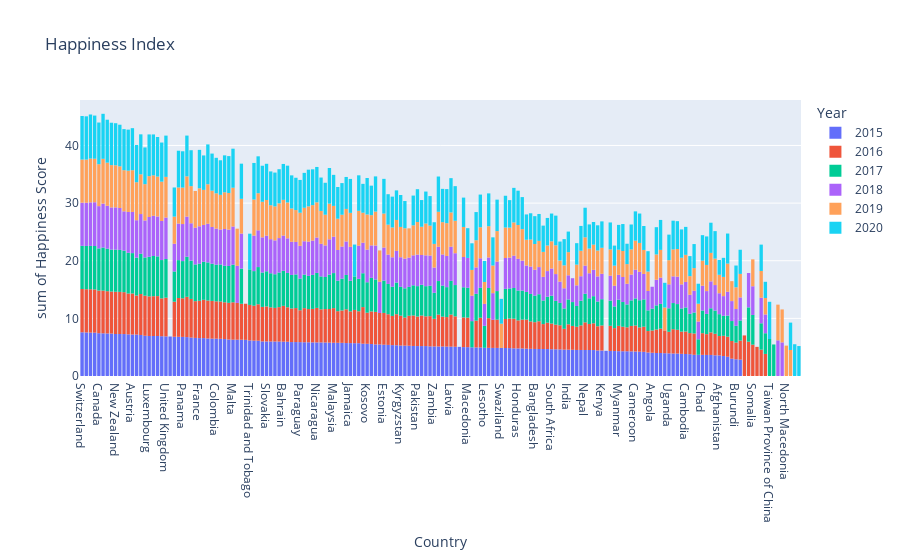

Here is the notebook cell this chart was saved with:
### Code cell
px = px.histogram(df, x='Country', y='Happiness Score', color='Year', title='Happiness Index')
px.show()

### Figure 1 — Plotly figure (JSON) as saved in the notebook; plotly's stock layout.template omitted (floating-point values rounded to 4 significant figures; data arrays with more than 128 entries replaced by an {"elided": "..."} marker saying what was removed)
{"data": [{"alignmentgroup": "True", "bingroup": "x", "histfunc": "sum", "hovertemplate": "Year=2015<br>Country=%{x}<br>sum of Happiness Score=%{y}<extra></extra>", "legendgroup": "2015", "marker": {"color": "#636efa", "pattern": {"shape": ""}}, "name": "2015", "offsetgroup": "2015", "orientation": "v", "showlegend": true, "type": "histogram", "x": {"elided": "158 str values"}, "xaxis": "x", "y": {"elided": "158 float values"}, "yaxis": "y"}, {"alignmentgroup": "True", "bingroup": "x", "histfunc": "sum", "hovertemplate": "Year=2016<br>Country=%{x}<br>sum of Happiness Score=%{y}<extra></extra>", "legendgroup": "2016", "marker": {"color": "#EF553B", "pattern": {"shape": ""}}, "name": "2016", "offsetgroup": "2016", "orientation": "v", "showlegend": true, "type": "histogram", "x": {"elided": "157 str values"}, "xaxis": "x", "y": {"elided": "157 float values"}, "yaxis": "y"}, {"alignmentgroup": "True", "bingroup": "x", "histfunc": "sum", "hovertemplate": "Year=2017<br>Country=%{x}<br>sum of Happiness Score=%{y}<extra></extra>", "legendgroup": "2017", "marker": {"color": "#00cc96", "pattern": {"shape": ""}}, "name": "2017", "offsetgroup": "2017", "orientation": "v", "showlegend": true, "type": "histogram", "x": {"elided": "155 str values"}, "xaxis": "x", "y": {"elided": "155 float values"}, "yaxis": "y"}, {"alignmentgroup": "True", "bingroup": "x", "histfunc": "sum", "hovertemplate": "Year=2018<br>Country=%{x}<br>sum of Happiness Score=%{y}<extra></extra>", "legendgroup": "2018", "marker": {"color": "#ab63fa", "pattern": {"shape": ""}}, "name": "2018", "offsetgroup": "2018", "orientation": "v", "showlegend": true, "type": "histogram", "x": {"elided": "156 str values"}, "xaxis": "x", "y": {"elided": "156 float values"}, "yaxis": "y"}, {"alignmentgroup": "True", "bingroup": "x", "histfunc": "sum", "hovertemplate": "Year=2019<br>Country=%{x}<br>sum of Happiness Score=%{y}<extra></extra>", "legendgroup": "2019", "marker": {"color": "#FFA15A", "pattern": {"shape": ""}}, "name": "2019", "offsetgroup": "2019", "orientation": "v", "showlegend": true, "type": "histogram", "x": {"elided": "156 str values"}, "xaxis": "x", "y": {"elided": "156 float values"}, "yaxis": "y"}, {"alignmentgroup": "True", "bingroup": "x", "histfunc": "sum", "hovertemplate": "Year=2020<br>Country=%{x}<br>sum of Happiness Score=%{y}<extra></extra>", "legendgroup": "2020", "marker": {"color": "#19d3f3", "pattern": {"shape": ""}}, "name": "2020", "offsetgroup": "2020", "orientation": "v", "showlegend": true, "type": "histogram", "x": {"elided": "153 str values"}, "xaxis": "x", "y": {"elided": "153 float values"}, "yaxis": "y"}], "layout": {"barmode": "relative", "legend": {"title": {"text": "Year"}, "tracegroupgap": 0}, "title": {"text": "Happiness Index"}, "xaxis": {"anchor": "y", "domain": [0, 1], "title": {"text": "Country"}}, "yaxis": {"anchor": "x", "domain": [0, 1], "title": {"text": "sum of Happiness Score"}}}}
